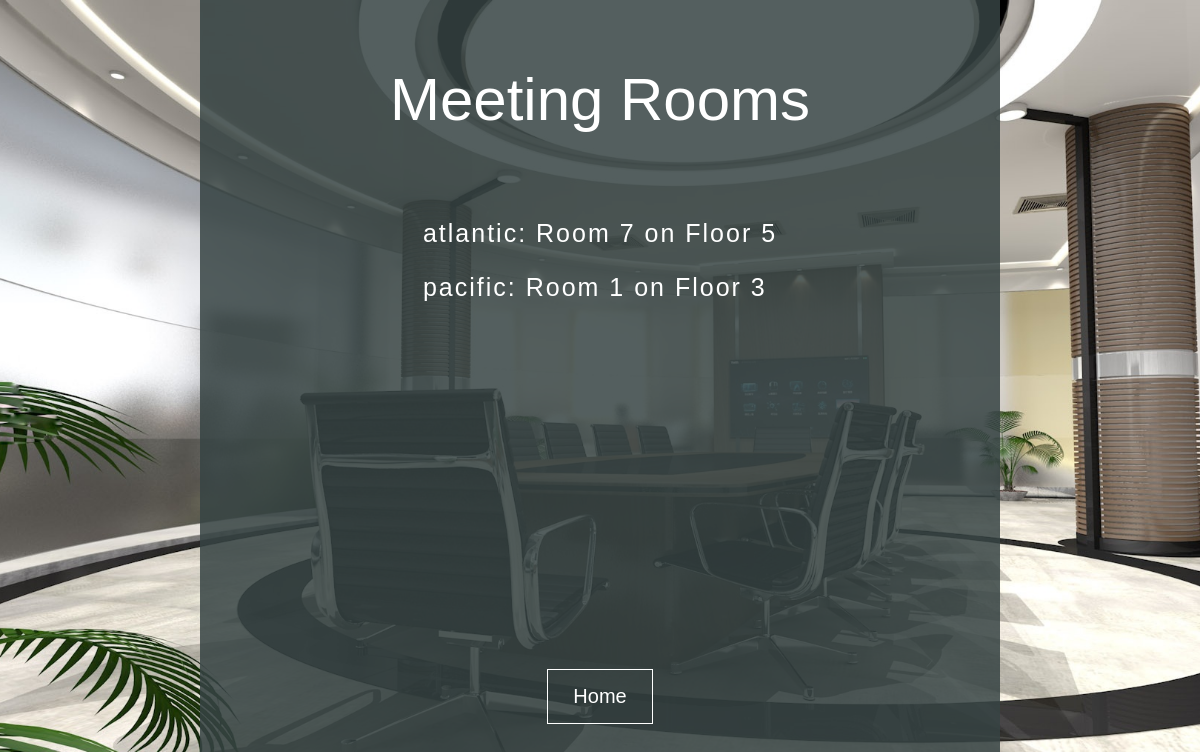
Before: /meeting/rooms with the older database file.
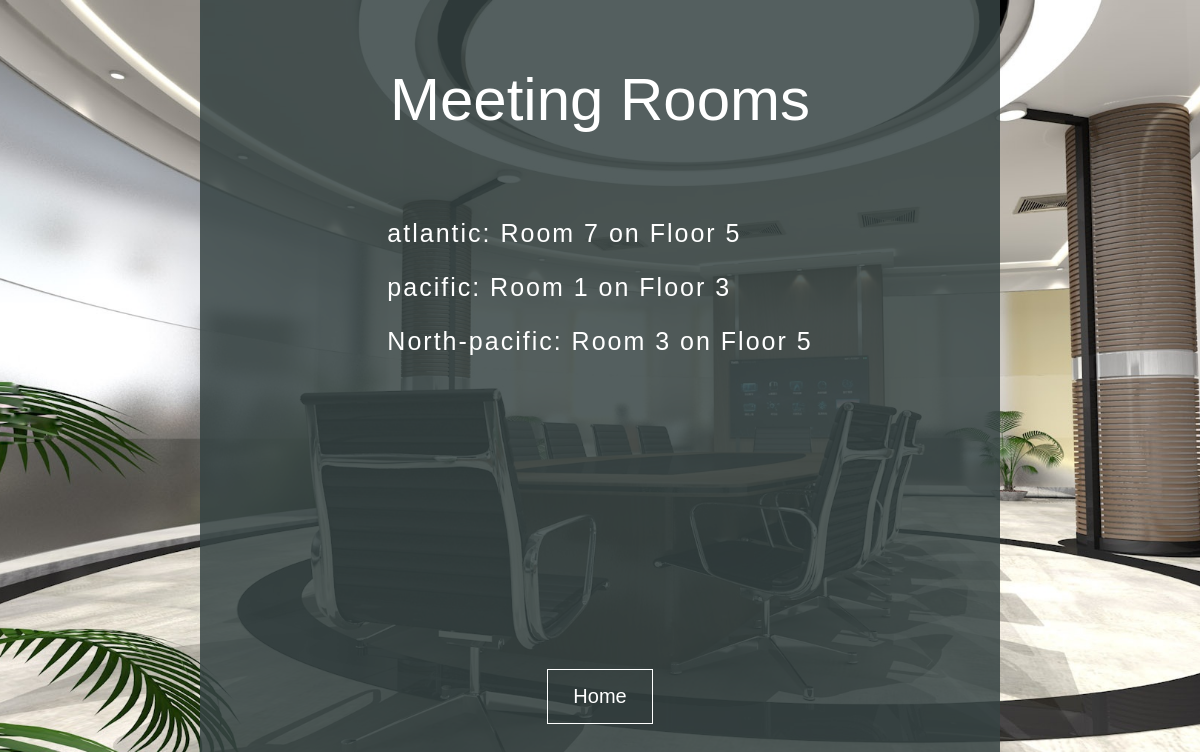
After: the same page with the newer database file.
### meetings/models.py (models this page shows)
class Room(models.Model):
    name = models.CharField(max_length=200)
    floor = models.IntegerField()
    room_number = models.IntegerField()
    def __str__(self):
        return f"{self.name}: Room {self.room_number} on Floor {self.floor}"

### meetings/views.py (the view)
# urls.py: path('rooms', views.room_list, name='rooms_list'),
def room_list(request):
    return render(request, "meetings/rooms_list.html", {"rooms": Room.objects.all()})

### meetings/templates/meetings/rooms_list.html (shortened to what this page needs)
<!DOCTYPE html>
<html lang="en">
  <head>
    <link rel="stylesheet" href="/static/meetings/rooms_list.css" />
  </head>
  <body>
    <div class="content">
      <h1>Meeting Rooms</h1>
      <div class="rooms">
        <ul>
          {% for room in rooms %}
          <li>{{ room }}</li>
          {% endfor %}
        </ul>
        <a href="{% url 'welcome' %}">Home</a>
      </div>
    </div>
  </body>
</html>

### meetings/static/meetings/rooms_list.css (style rules this page uses)
* { margin: 0; padding: 0; box-sizing: border-box; }
body { font-family: Arial, Helvetica, sans-serif; height: 100vh; background-image: url("rooms_list.jpg"); background-size: cover; background-repeat: no-repeat; background-position: center; color: white; display: flex; flex-direction: column; align-items: center; }
h1 { font-size: 60px; font-weight: 100; margin: 25px; text-align: center; }
.content { background-color: rgba(55, 67, 68, 0.85); padding: 40px; width: 800px; height: 100vh; }
.rooms { display: flex; flex-direction: column; align-items: center; }
ul { height: 450px; overflow: auto; padding: 15px; margin: 20px 0 40px 0; }
li { list-style: none; font-size: 25px; margin: 25px 0; word-wrap: 2px; letter-spacing: 2px; }
a { display: inline-block; text-decoration: none; color: white; font-size: 20px; padding: 15px 25px; border: 1px solid white; }

Changed rows visible on the page:
added Room: name+room_number+floor "North-pacific: Room 3 on Floor 5"
